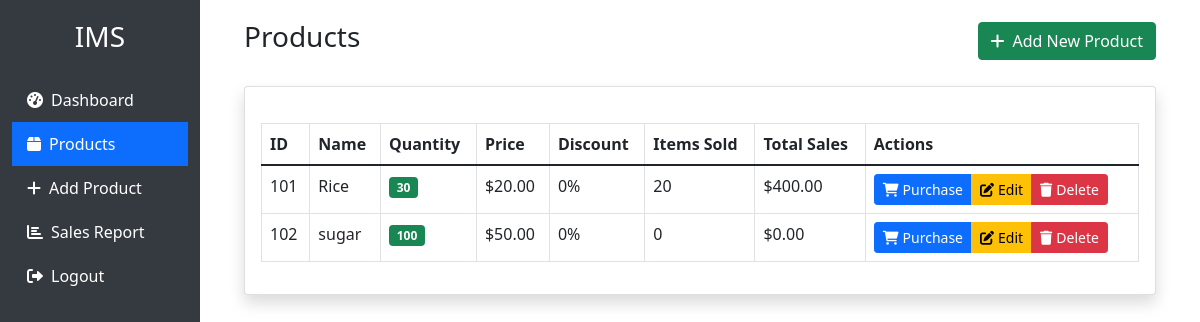
The page /products (signed in) on the database its author committed.
### app.py (models this page shows)
class Product(db.Model):
    id = db.Column(db.Integer, primary_key=True)
    product_id = db.Column(db.String(50), unique=True, nullable=False)
    name = db.Column(db.String(100), nullable=False)
    quantity = db.Column(db.Integer, nullable=False)
    price = db.Column(db.Float, nullable=False)
    discount = db.Column(db.Integer, default=0)
    num_sold = db.Column(db.Integer, default=0)
    sales = db.Column(db.Float, default=0.0)

### app.py (the view)
@app.route('/products')
@login_required
def products():
    products = Product.query.all()
    return render_template('products.html', products=products)

### app.py (called while the page is built)
@login_manager.user_loader
def load_user(user_id):
    return User.query.get(int(user_id))

### templates/products.html (shortened to what this page needs)
{% extends "base.html" %}
{% block authenticated_content %}
<div class="container-fluid">
    <div class="d-flex justify-content-between align-items-center mb-4">
        <h1 class="h3">Products</h1>
        {% if current_user.is_admin %}
        <a href="{{ url_for('add_product') }}" class="btn btn-success">
            <i class="fas fa-plus me-2"></i>Add New Product
        </a>
        {% endif %}
    </div>
    <div class="card shadow">
        <div class="card-body">
            <div class="table-responsive">
                <table class="table table-bordered table-hover" id="productsTable">
                    <thead>
                        <tr>
                            <th>ID</th>
                            <th>Name</th>
                            <th>Quantity</th>
                            <th>Price</th>
                            <th>Discount</th>
                            <th>Items Sold</th>
                            <th>Total Sales</th>
                            <th>Actions</th>
                        </tr>
                    </thead>
                    <tbody>
                        {% for product in products %}
                        <tr>
                            <td>{{ product.product_id }}</td>
                            <td>{{ product.name }}</td>
                            <td>
                                <span class="badge {% if product.quantity <= 10 %}bg-warning text-dark{% else %}bg-success{% endif %}">
                                    {{ product.quantity }}
                                </span>
                            </td>
                            <td>${{ "%.2f"|format(product.price) }}</td>
                            <td>{{ product.discount }}%</td>
                            <td>{{ product.num_sold }}</td>
                            <td>${{ "%.2f"|format(product.sales) }}</td>
                            <td>
                                <div class="btn-group" role="group">
                                    <button type="button" class="btn btn-primary btn-sm" data-bs-toggle="modal" data-bs-target="#purchaseModal{{ product.id }}">
                                        <i class="fas fa-shopping-cart me-1"></i>Purchase
                                    </button>
                                    {% if current_user.is_admin %}
                                    <a href="{{ url_for('edit_product', id=product.id) }}" class="btn btn-warning btn-sm">
                                        <i class="fas fa-edit me-1"></i>Edit
                                    </a>
                                    <button type="button" class="btn btn-danger btn-sm" onclick="confirmDelete({{ product.id }})">
                                        <i class="fas fa-trash me-1"></i>Delete
                                    </button>
                                    {% endif %}
                                </div>
                            </td>
                        </tr>
                        {% endfor %}
                    </tbody>
                </table>
            </div>
        </div>
    </div>
</div>
{% endblock %}

### templates/base.html (style rules this page uses)
.card { margin-bottom: 20px; box-shadow: 0 0.125rem 0.25rem rgba(0, 0, 0, 0.075); }
.table-responsive { margin-top: 20px; }

### rows shown on the page
Product: product_id "101", name "Rice", quantity "30", price "20.00", discount "0", num_sold "20", sales "400.00"
Product: product_id "102", name "sugar", quantity "100", price "50.00", discount "0", num_sold "0", sales "0.00"
